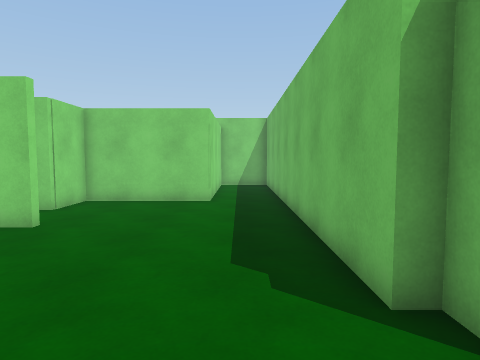
view 1 (above)

24 first-person views from a walk through a Unity game level. The camera is 1.5 m above the floor, tilts 4° down and sees 75° across. The floor is counted in squares, 1 m on a side. Each view is taken from the middle of a square. On the plan, view 1 faces up. The plan holds only what a view shows up to about 15 squares ahead; the rest is blank. The place goes on beyond the plan. The player is left out.

view 2
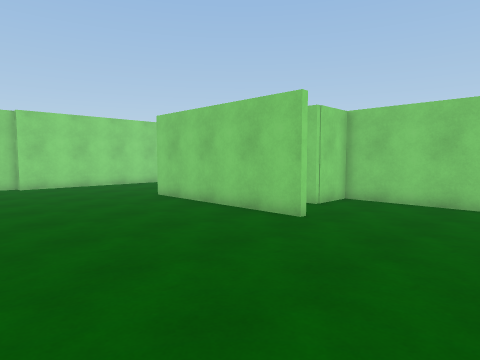

view 3
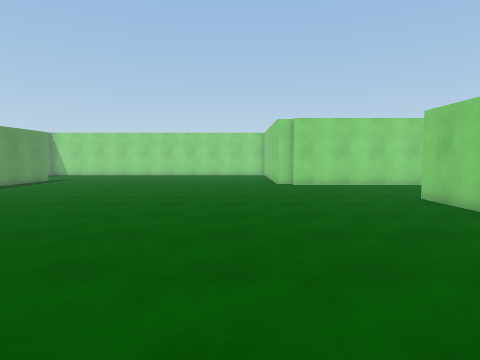

view 4
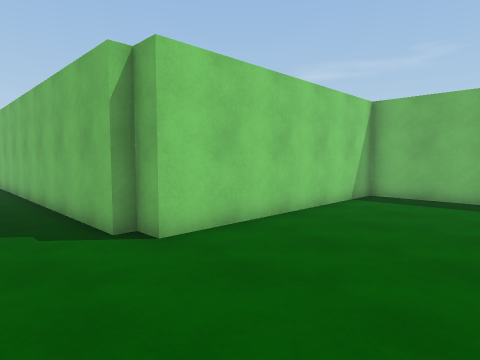

view 5
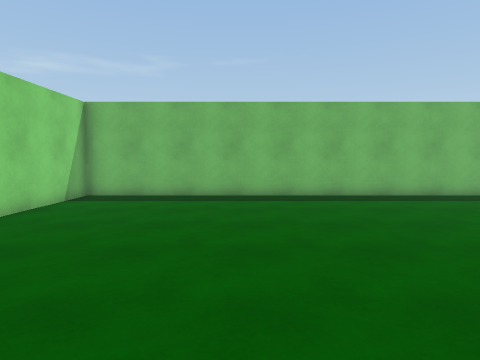

view 6
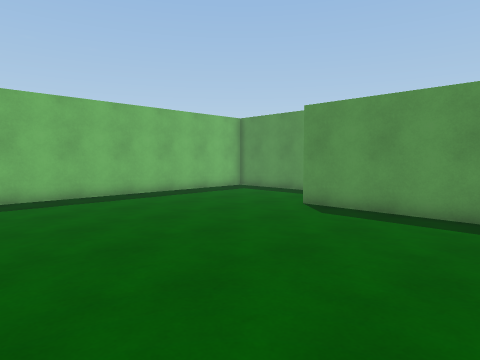

view 7
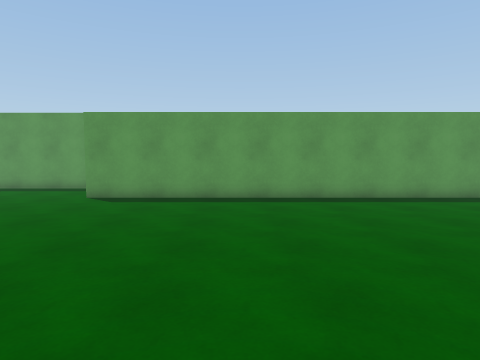

view 8
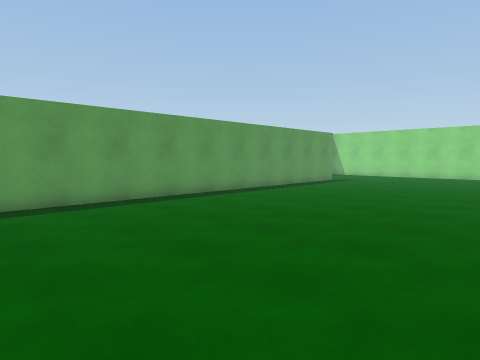

view 9
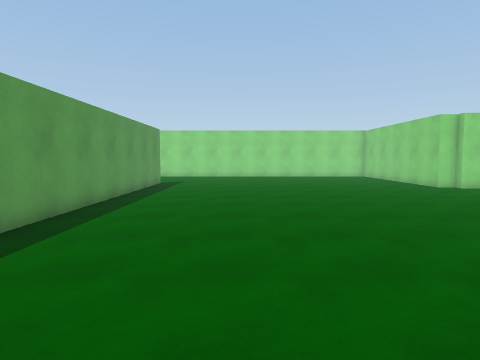

view 10
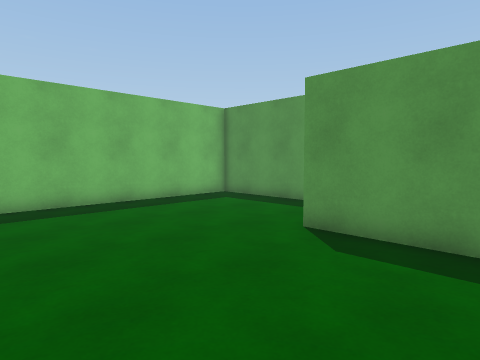

view 11
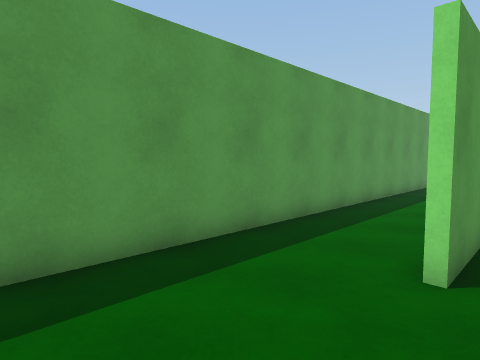

view 12
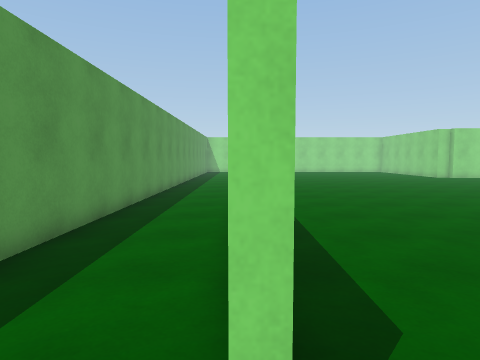

view 13
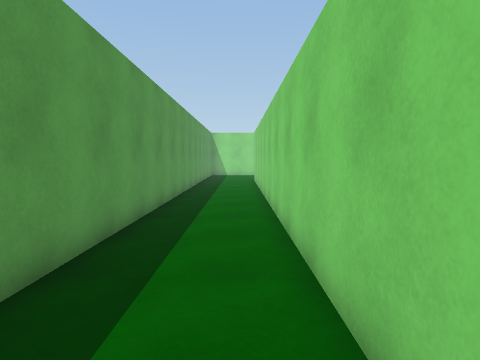

view 14
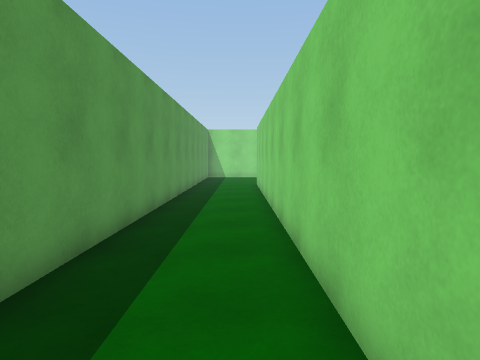

view 15
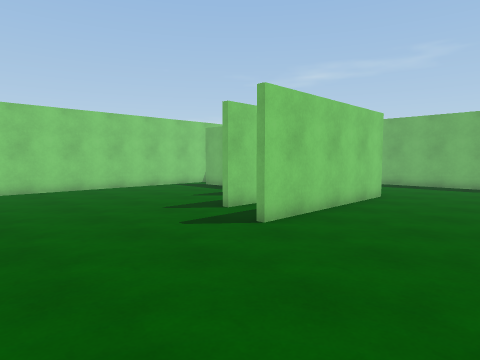

view 16
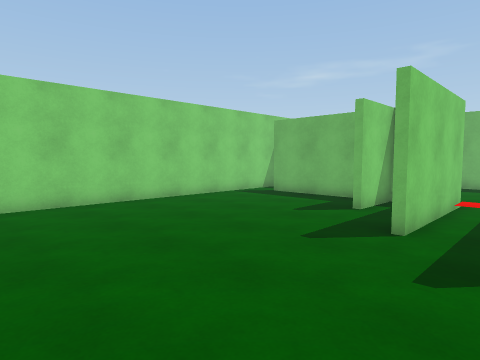

view 17
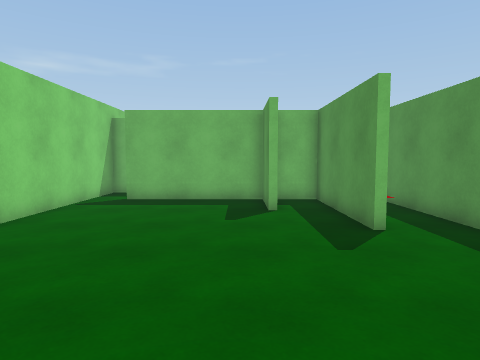

view 18
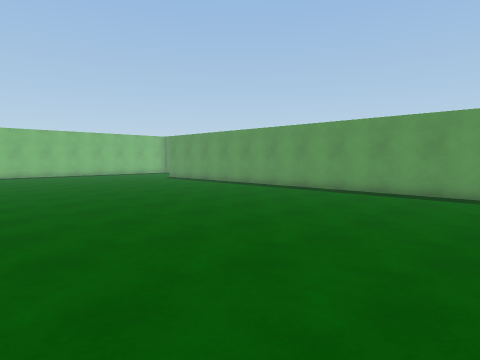

view 19
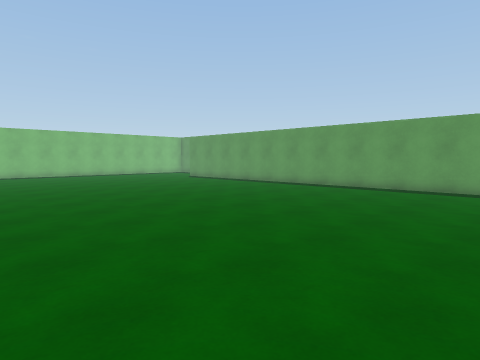

view 20
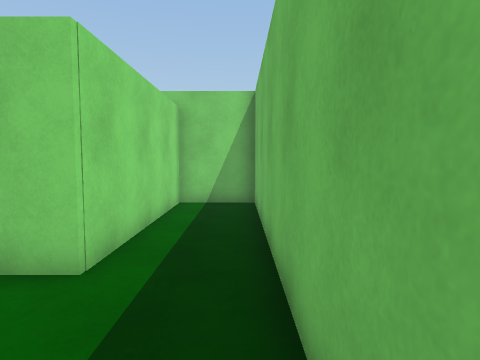

view 21
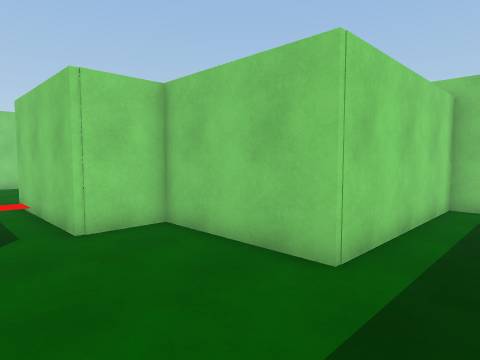

view 22
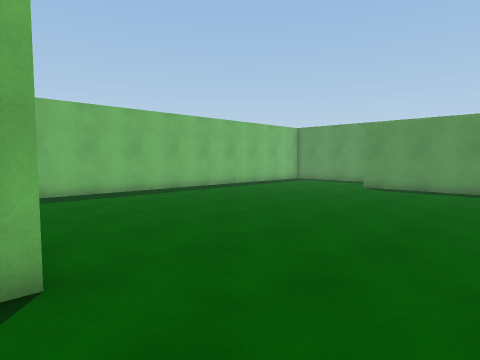

view 23
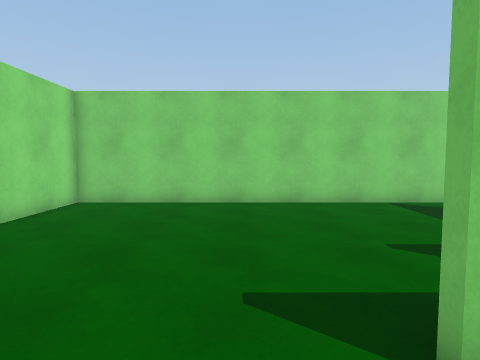

view 24
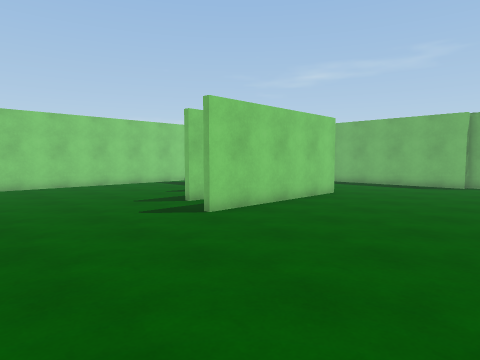

### Floor plan
Points are (right, up) in squares from view 1. A wall is a line through its corners. A room is listed if a view was taken in it or the views show most of it. See-through windows are left out.
Room 1 (views 1, 2, 3, 4, 5, 6, 7, 8, 9, 10, 11, 12, 13, 14, 15, 16, 17, 18, 19, 20, 21, 22, 23, 24)
walls: (1.5, 3) (1.5, 17.5) (-1, 17.5) (-1, 10.9) (-5.4, 10.9); (-4.4, 6.7) (-11.5, 6.7); (-10.5, 6.9) (-6.2, 6.9); (-1.1, -13) (-17.2, -13); (-10.6, 9.2) (-5.7, 9.2) (-5.7, 10.9) (-8.1, 10.9); (-5.7, 11.2) (-5.7, 16.1); (-8, 11.2) (-5.4, 11.2) (-5.4, 9) (-10.6, 9); (-17, -12.8) (4.9, -12.8); (-17.4, -16.5) (11.5, -16.5) (11.5, 2.1) (2, 2.1) (2, 3); (-6.6, 17.5) (-17.5, 17.5) (-17.5, 16.9)
ways out: opening at (-6, 17)

Where each view was taken, in squares from view 1:
view 1: 0 up, 0 right, facing up
view 2: 0 up, 0 right, facing up-left
view 3: 0 up, 0 right, facing left
view 4: 3 down, 1 left, facing up-right
view 5: 4 down, 1 left, facing right
view 6: 4 down, 1 left, facing down-right
view 7: 1 down, 1 left, facing down
view 8: 2 down, 1 left, facing down-left
view 9: 8 down, 2 left, facing left
view 10: 7 down, 1 right, facing down-right
view 11: 12 down, 9 right, facing down-left
view 12: 13 down, 6 right, facing left
view 13: 14 down, 0 right, facing left
view 14: 14 down, 3 left, facing left
view 15: 2 up, 17 left, facing up-right
view 16: 7 up, 17 left, facing up-right
view 17: 12 up, 17 left, facing right
view 18: 1 up, 17 left, facing down-right
view 19: 3 up, 17 left, facing down-right
view 20: 7 up, 1 right, facing up
view 21: 7 up, 1 right, facing up-left
view 22: 3 up, 2 left, facing down-right
view 23: 7 up, 12 left, facing up
view 24: 0 up, 17 left, facing up-right
